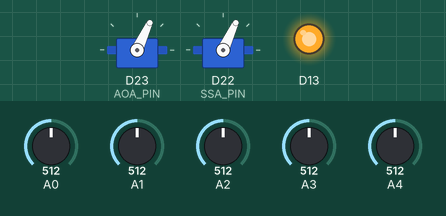
A sketch run on a simulated Arduino Due. Shown: 2 × servo, output pins drawn as LEDs (lit = HIGH). Inputs (shaded band) come from the test bench; at power-on: A0 = 512, A1 = 512, A2 = 512, A3 = 512, A4 = 512 (analog values on the 0–1023 scale). What the sketch prints to the serial monitor is not drawn.

Above: at 0.1 s.
At 63.2 s:
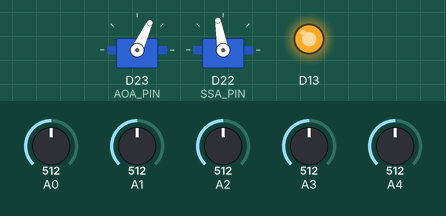
At 90.3 s:
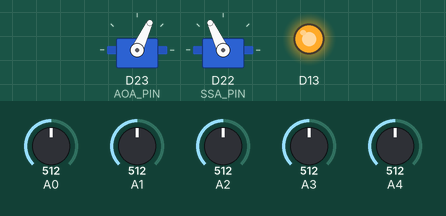
At 126.3 s:
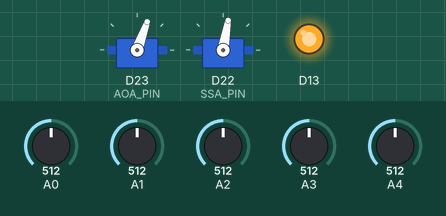
Timing chart, 0 to 127.8 s (numbered marks = the images above):
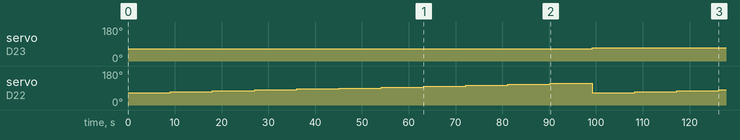

Measured:
- by itself, servo on D23 (AOA_PIN): 65° → 70° at 99.2 s
- by itself, servo on D22 (SSA_PIN): 65° → 70° at 9.0 s, → 75° 9.0 s later, → 80° 9.0 s later, → 85° 9.0 s later, … (14 changes in this stretch)

The sketch:

Datalogger_Teensy.ino
```cpp
#include <SD.h>
#include <SPI.h>
#include <Servo.h>


#define WIND_TUNNEL   //comment out for flight testing

#define NUM_SENSORS 5 //number of pressure sensors
#define AOA_PIN 23    //angle of attack servo signal pin
#define SSA_PIN 22    //side slip angle servo signal pin
#define WAIT_TIME 900 //number of 10 ms between servo position adjustments
#define AOA_MAX 115   //AOA servo max angle
#define AOA_MIN 65    //AOA servo min angle
#define SSA_MAX 115   //SSA servo max angle
#define SSA_MIN 65    //SSA servo min angle
#define AOA_INCREM 5  //AOA servo angle increment
#define SSA_INCREM 5  //SSA servo angle increment


Servo servoaoa;       //angle of attack servo
Servo servossa;       //side slip angle servo

File root;
File dataFile;

unsigned long timeStamp = 0;
unsigned long currentTime = millis();
unsigned long timeBench = 0;
unsigned long timePeriod = 10;
unsigned long stepIndex = 0;

byte aoa = AOA_MIN;   //angle of attack servo position
byte ssa = SSA_MIN;   //side slip angle servo position
unsigned int timeIndex = 0;


void setup()
{
  //set ADC resolution to 16 bits
  analogReadResolution(16);

  //turn on debug LED
  pinMode(13, OUTPUT);
  digitalWrite(13, HIGH);

#ifndef WIND_TUNNEL
  //see if the card is present and can be initialized:
  if (!SD.begin(BUILTIN_SDCARD))
  {
    //don't do anything more:
    return;
  }
#else
  //attach servos
  servoaoa.attach(AOA_PIN);
  servossa.attach(SSA_PIN);

  servoaoa.write(AOA_MIN);
  servossa.write(SSA_MIN);

  Serial.begin(115200);

  while (!Serial);

  /*Serial.print(aoa);
  Serial.print(" ");
  Serial.println(ssa);*/

  printData();
#endif
}


void loop()
{
#ifndef WIND_TUNNEL
  logData();
#else
  currentTime = millis();
  if (currentTime - timeBench >= timePeriod)
  {
    timeBench = currentTime;
    servoControl();
    printData();
  }
#endif
}


void logData()
{
  // make an int array for the data:
  int rawPressure[NUM_SENSORS];

  // index counter
  byte i = 0;

  while (i < NUM_SENSORS)
  {
    rawPressure[i] = analogRead(i);
    i = i + 1;
  }
  i = 0;

  // open file
  dataFile = SD.open("datalog.txt", FILE_WRITE);

  // if the file is available, write to it:
  if (dataFile)
  {
    while (i < NUM_SENSORS)
    {
      dataFile.println(rawPressure[i]);
      i = i + 1;
    }
    timeStamp = micros();
    dataFile.println(timeStamp);
  }
  else
  {
    //do nothing
  }

  dataFile.close(); //close file

  return;
}


void printData()
{
  // index counter
  byte i = 0;

  while (i < NUM_SENSORS)
  {
    Serial.print(analogRead(i));
    Serial.print(" ");
    i = i + 1;
  }
  i = 0;

  Serial.print(aoa);
  Serial.print(" ");
  Serial.print(ssa);
  Serial.println();

  return;
}


void servoControl()
{
  timeIndex = timeIndex + 1;

  if (timeIndex == WAIT_TIME)
  {
    timeIndex = 0;

    if (ssa < SSA_MAX)
    {
      ssa = ssa + SSA_INCREM;
    }
    else
    {
      ssa = SSA_MIN;

      if(aoa < AOA_MAX)
      {
        aoa = aoa + AOA_INCREM;
      }
      else
      {
        //aoa = AOA_MIN;
        while(1); //HALT
      }
    }

    //update servo position
    servoaoa.write(aoa);
    servossa.write(ssa);

    /*Serial.print(aoa);
    Serial.print(" ");
    Serial.println(ssa);*/
  }

  return;
}
```
